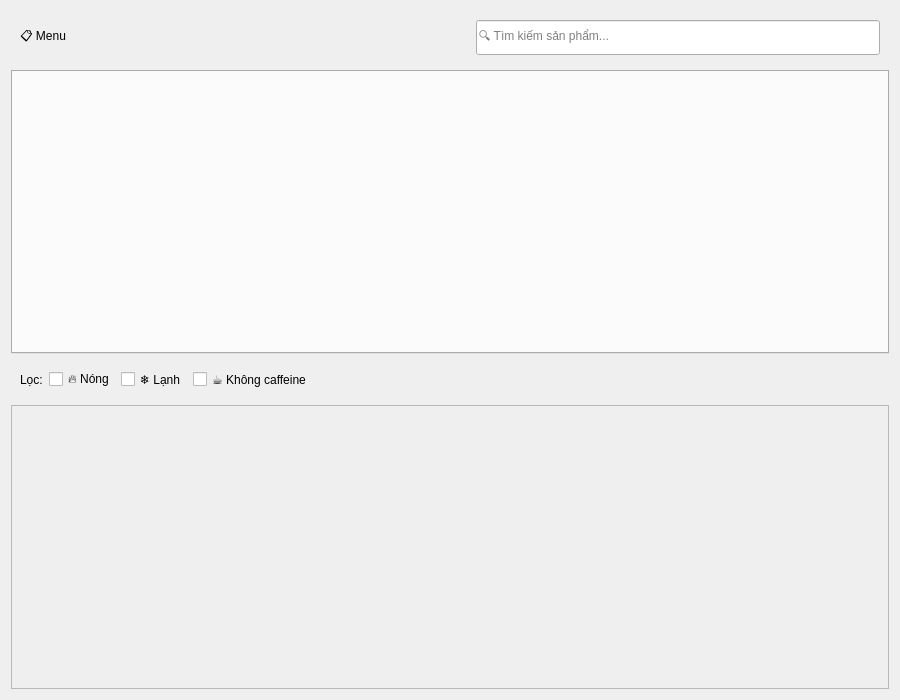
<?xml version="1.0" encoding="UTF-8"?>
<ui version="4.0">
 <class>MenuWidget</class>
 <widget class="QWidget" name="MenuWidget">
  <property name="geometry">
   <rect>
    <x>0</x>
    <y>0</y>
    <width>900</width>
    <height>700</height>
   </rect>
  </property>
  <property name="windowTitle">
   <string>Menu</string>
  </property>
  <layout class="QVBoxLayout" name="mainLayout">
   <item>
    <widget class="QWidget" name="headerWidget" native="true">
     <layout class="QHBoxLayout" name="headerLayout">
      <item>
       <widget class="QLabel" name="titleLabel">
        <property name="text">
         <string>📋 Menu</string>
        </property>
       </widget>
      </item>
      <item>
       <spacer name="horizontalSpacer">
        <property name="orientation">
         <enum>Qt::Horizontal</enum>
        </property>
        <property name="sizeHint" stdset="0">
         <size>
          <width>40</width>
          <height>20</height>
         </size>
        </property>
       </spacer>
      </item>
      <item>
       <widget class="QLineEdit" name="searchLineEdit">
        <property name="placeholderText">
         <string>🔍 Tìm kiếm sản phẩm...</string>
        </property>
        <property name="minimumSize">
         <size>
          <width>300</width>
          <height>35</height>
         </size>
        </property>
       </widget>
      </item>
     </layout>
    </widget>
   </item>
   <item>
    <widget class="QTabWidget" name="categoryTabWidget"/>
   </item>
   <item>
    <widget class="QWidget" name="filterWidget" native="true">
     <property name="maximumSize">
      <size>
       <width>16777215</width>
       <height>50</height>
      </size>
     </property>
     <layout class="QHBoxLayout" name="filterLayout">
      <item>
       <widget class="QLabel" name="filterLabel">
        <property name="text">
         <string>Lọc:</string>
        </property>
       </widget>
      </item>
      <item>
       <widget class="QCheckBox" name="hotCheckBox">
        <property name="text">
         <string>🔥 Nóng</string>
        </property>
       </widget>
      </item>
      <item>
       <widget class="QCheckBox" name="coldCheckBox">
        <property name="text">
         <string>❄️ Lạnh</string>
        </property>
       </widget>
      </item>
      <item>
       <widget class="QCheckBox" name="caffeineCheckBox">
        <property name="text">
         <string>☕ Không caffeine</string>
        </property>
       </widget>
      </item>
      <item>
       <spacer name="horizontalSpacer_2">
        <property name="orientation">
         <enum>Qt::Horizontal</enum>
        </property>
        <property name="sizeHint" stdset="0">
         <size>
          <width>40</width>
          <height>20</height>
         </size>
        </property>
       </spacer>
      </item>
     </layout>
    </widget>
   </item>
   <item>
    <widget class="QScrollArea" name="scrollArea">
     <property name="widgetResizable">
      <bool>true</bool>
     </property>
     <widget class="QWidget" name="scrollAreaWidgetContents">
      <layout class="QGridLayout" name="productsGridLayout"/>
     </widget>
    </widget>
   </item>
  </layout>
 </widget>
 <resources/>
 <connections/>
</ui>
